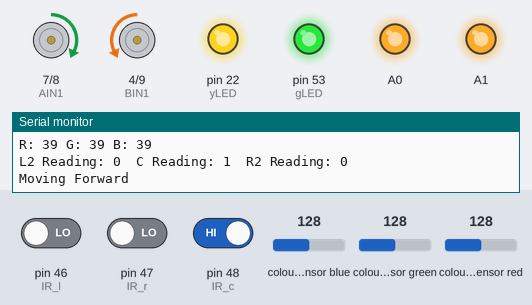
A sketch run on a simulated Arduino Mega 2560, built with avr-gcc and run on an emulated ATmega2560. On the bench: motor-driver pin pairs drawn as motors (green arrow = first pin HIGH = forward, orange = second pin HIGH = backward, longer = more drive, scaled by the enable pin), output pins drawn as LEDs (lit = HIGH), the last lines printed to the serial monitor. Wiring (inferred from the names in the program): TCS3200 colour sensor: output pin 43; S2 pin 44; S3 pin 42; S0 pin 41; S1 pin 40. The test bench sets the inputs (shaded band); at power-on: pin 46 (IR_l) LOW, pin 47 (IR_r) LOW, pin 48 (IR_c) HIGH, colour sensor blue 128, colour sensor green 128, colour sensor red 128. Pins used as bus, display or sensor lines are not drawn.

Above: at 1.9 s.
2.0 s: pin 46 (IR_l) driven HIGH
At 2.7 s:
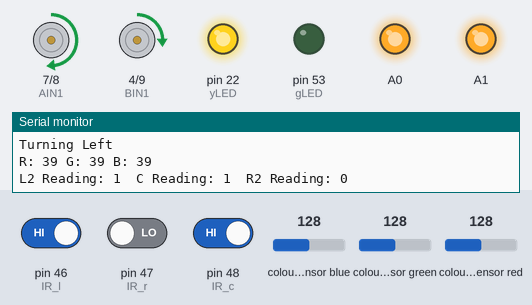
9.5 s: pin 46 (IR_l) driven LOW
At 10.7 s:
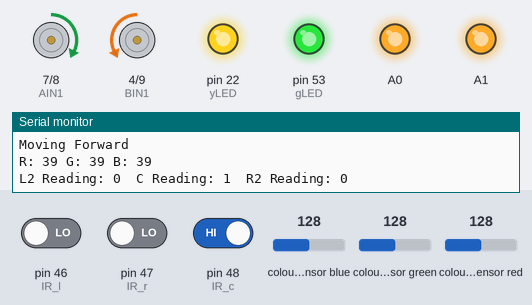
12.5 s: pin 47 (IR_r) driven HIGH
At 13.8 s:
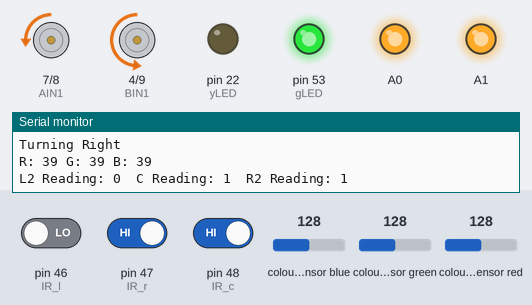
Timing chart, 0 to 15.1 s (numbered marks = the images above; inputs shaded):
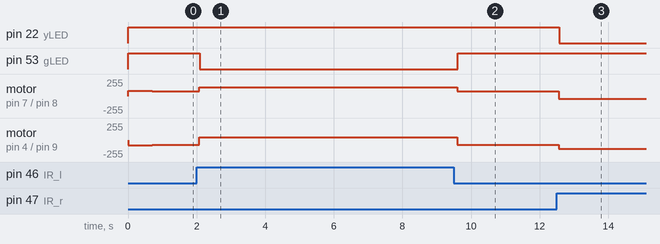

Measured:
- after the input at 2.0 s, pin 53 (gLED): HIGH → LOW after 0.09 s; motor on pin 7 (AIN1) / pin 8 (AIN2): forward 70/255 → forward 130/255 after 0.08 s; motor on pin 4 (BIN1) / pin 9 (BIN2): backward 70/255 → forward 40/255 after 0.08 s
- after the input at 9.5 s, pin 53 (gLED): LOW → HIGH after 0.12 s; motor on pin 7 (AIN1) / pin 8 (AIN2): forward 130/255 → forward 70/255 after 0.10 s; motor on pin 4 (BIN1) / pin 9 (BIN2): forward 40/255 → backward 70/255 after 0.10 s
- after the input at 12.5 s, pin 22 (yLED): HIGH → LOW after 0.08 s; motor on pin 7 (AIN1) / pin 8 (AIN2): forward 70/255 → backward 40/255 after 0.06 s; motor on pin 4 (BIN1) / pin 9 (BIN2): backward 70/255 → backward 130/255 after 0.06 s

The sketch:

robot.ino
```cpp
// Define the pins for Trigger and Echo for all Ultrasonic Sensors
const int US_l_trig = 25;   // Left ultrasonic trigger pin
const int US_l_echo = 24;   // Left ultrasonic echo pin
const int US_r_trig = 51;   // Right ultrasonic trigger pin
const int US_r_echo = 50;   // Right ultrasonic echo pin
const int US_f_trig = 38;   // Front ultrasonic trigger pin
const int US_f_echo = 39;   // Front ultrasonic echo pin

// Motor setup
#define PWM1 5
#define AIN1 7
#define AIN2 8
#define EN1 A0

#define PWM2 6
#define BIN1 4
#define BIN2 9
#define EN2 A1

// Pins defined for IR sensors
const int IR_l = 46; // Left IR sensor
const int IR_c = 48; // Center IR sensor
const int IR_r = 47; // Right IR sensor

// Color Sensor Pins (TCS3200)
const int S0 = 41;
const int S1 = 40;
const int S2 = 44;
const int S3 = 42;
const int OUT = 43;  // Output pin for the color sensor

// Blue detection range (calibrated values)
const int blueMin = 400;
const int blueMax = 600;

// LED direction indicators
const int yLED = 22;
const int gLED = 53;

// Motor speed configurations
int speed = 80;
const int rR_speed = 40;
const int lR_speed = 130;
const int rL_speed = 130;
const int lL_speed = 40;
const int brakeSpeed = 0; // Motor brake speed

// Define distance threshold for obstacle detection (in cm)
const int threshold = 17;

void setup() {
  // Set motor driver pins as output
  pinMode(AIN1, OUTPUT);
  pinMode(AIN2, OUTPUT);
  pinMode(PWM1, OUTPUT);
  pinMode(A0, OUTPUT);
  pinMode(BIN1, OUTPUT);
  pinMode(BIN2, OUTPUT);
  pinMode(PWM2, OUTPUT);
  pinMode(A1, OUTPUT);

  // Set ultrasonic sensor pins as output (trigger) and input (echo)
  pinMode(US_l_trig, OUTPUT);
  pinMode(US_l_echo, INPUT);
  pinMode(US_r_trig, OUTPUT);
  pinMode(US_r_echo, INPUT);
  pinMode(US_f_trig, OUTPUT);
  pinMode(US_f_echo, INPUT);

  // Set TCS3200 color sensor control pins as output
  pinMode(S0, OUTPUT);
  pinMode(S1, OUTPUT);
  pinMode(S2, OUTPUT);
  pinMode(S3, OUTPUT);
  pinMode(OUT, INPUT);

  // Set frequency scaling for color sensor to 20%
  digitalWrite(S0, HIGH);
  digitalWrite(S1, LOW);

  // Set IR sensor pins as input
  pinMode(IR_l, INPUT);
  pinMode(IR_c, INPUT);
  pinMode(IR_r, INPUT);

  // Set LED pins as output
  pinMode(gLED, OUTPUT);
  pinMode(yLED, OUTPUT);

  // Initialize serial communication for debugging
  Serial.begin(9600);

  // Start with moving forward
  forward_D();
  delay(700); // Give it some time before starting
  speed = 70; // Set default speed
}

void loop() {
  int c = digitalRead(IR_c); // Read center IR sensor
  int l = digitalRead(IR_l); // Read left IR sensor
  int r = digitalRead(IR_r); // Read right IR sensor

  // Check if robot is on the track, if not, use ultrasonic sensors and color sensor
  if (c == 0 && r == 0 && l == 0) {
    ultra_Sonic();  // Use ultrasonic sensors for obstacle detection
    color();        // Check for color (blue detection)
  } else {
    IR_sensor();    // Follow the track using IR sensors
    color();        // Check for color (blue detection)
  }
}

// Function to detect color using TCS3200
void color() {
  // Read RGB values from the color sensor
  int redValue = readColor(LOW, LOW);
  int greenValue = readColor(HIGH, HIGH);
  int blueValue = readColor(LOW, HIGH);

  // Print RGB values for debugging
  Serial.print("R: ");
  Serial.print(redValue);
  Serial.print(" G: ");
  Serial.print(greenValue);
  Serial.print(" B: ");
  Serial.println(blueValue);

  // Check if the color is blue within a specific range
  if (blueValue < 95 && redValue < 200 && redValue > 110 && greenValue < 170 && greenValue > 90) {
    brake_D();  // Stop the robot if blue is detected
    Serial.println("Blue detected. Stopping.");
    delay(20000);  // Stop for 20 seconds (or adjust as needed)
  }
}

// Function to read color values based on S2 and S3 pin states
int readColor(int S2State, int S3State) {
  digitalWrite(S2, S2State);
  digitalWrite(S3, S3State);
  delay(10);  // Small delay for stabilization
  return pulseIn(OUT, LOW);  // Measure the LOW pulse duration
}

// Function to handle ultrasonic sensor-based obstacle avoidance
void ultra_Sonic() {
  speed = 65;  // Set speed for obstacle avoidance

  // Measure distances from the ultrasonic sensors
  int distanceLeft = measureDistance(US_l_trig, US_l_echo);
  int distanceRight = measureDistance(US_r_trig, US_r_echo);
  int distanceFront = measureDistance(US_f_trig, US_f_echo);

  // Print distances for debugging
  Serial.print("Left Distance: ");
  Serial.print(distanceLeft);
  Serial.print(" cm, Front Distance: ");
  Serial.print(distanceFront);
  Serial.print(" cm, Right Distance: ");
  Serial.print(distanceRight);
  Serial.println(" cm");

  // Decision-making based on sensor readings
  if (distanceFront < threshold) {
    reverse_D();  // Reverse if obstacle is detected
    delay(600);    // Wait before deciding to turn

    // Turn depending on which side has more space
    if (distanceLeft < distanceRight) {
      right_D();
      delay(500);
    } else {
      left_D();
      delay(500);
    }
  } else if (distanceLeft < threshold) {
    right_D();  // Turn right if left side is blocked
  } else if (distanceRight < threshold) {
    left_D();   // Turn left if right side is blocked
  } else {
    forward_D();  // Move forward if no obstacles are detected
  }
}

// Function to measure distance using an ultrasonic sensor
int measureDistance(int trigPin, int echoPin) {
  digitalWrite(trigPin, LOW);
  delayMicroseconds(2);
  digitalWrite(trigPin, HIGH);
  delayMicroseconds(10);
  digitalWrite(trigPin, LOW);

  long duration = pulseIn(echoPin, HIGH);
  int distance = duration * 0.034 / 2;  // Convert duration to distance in cm
  return distance;
}

// Function to move the robot right
void right_D() {
  // Right motor: forward
  digitalWrite(A0, HIGH);
  digitalWrite(AIN2, HIGH);
  digitalWrite(AIN1, LOW);
  analogWrite(PWM1, rR_speed);

  // Left motor: reverse
  digitalWrite(A1, HIGH);
  digitalWrite(BIN1, LOW);
  digitalWrite(BIN2, HIGH);
  analogWrite(PWM2, lR_speed);

  Serial.println("Turning Right");
  digitalWrite(yLED, LOW);
  digitalWrite(gLED, HIGH);
}

// Function to move the robot left
void left_D() {
  // Right motor: reverse
  digitalWrite(A0, HIGH);
  digitalWrite(AIN1, HIGH);
  digitalWrite(AIN2, LOW);
  analogWrite(PWM1, rL_speed);

  // Left motor: forward
  digitalWrite(A1, HIGH);
  digitalWrite(BIN1, HIGH);
  digitalWrite(BIN2, LOW);
  analogWrite(PWM2, lL_speed);

  Serial.println("Turning Left");
  digitalWrite(yLED, HIGH);
  digitalWrite(gLED, LOW);
}

// Function to move the robot forward
void forward_D() {
  // Right motor: forward
  digitalWrite(A0, HIGH);
  digitalWrite(AIN1, HIGH);
  digitalWrite(AIN2, LOW);
  analogWrite(PWM1, speed);

  // Left motor: forward
  digitalWrite(A1, HIGH);
  digitalWrite(BIN1, LOW);
  digitalWrite(BIN2, HIGH);
  analogWrite(PWM2, speed);

  Serial.println("Moving Forward");
  digitalWrite(yLED, HIGH);
  digitalWrite(gLED, HIGH);
}

// Function to reverse the robot
void reverse_D() {
  // Right motor: reverse
  digitalWrite(A0, HIGH);
  digitalWrite(AIN1, LOW);
  digitalWrite(AIN2, HIGH);
  analogWrite(PWM1, speed);

  // Left motor: reverse
  digitalWrite(A1, HIGH);
  digitalWrite(BIN1, HIGH);
  digitalWrite(BIN2, LOW);
  analogWrite(PWM2, speed);

  Serial.println("Reversing");
  digitalWrite(yLED, LOW);
  digitalWrite(gLED, LOW);
}

// Function to read IR sensors and follow the line
void IR_sensor() {
  int l2 = digitalRead(IR_l);
  int c = digitalRead(IR_c);
  int r2 = digitalRead(IR_r);

  Serial.print("L2 Reading: ");
  Serial.print(l2);
  Serial.print("  C Reading: ");
  Serial.print(c);
  Serial.print("  R2 Reading: ");
  Serial.println(r2);

  if (l2 == 1) {
    left_D();  // Turn left if the left sensor detects the line
  } else if (r2 == 1) {
    right_D(); // Turn right if the right sensor detects the line
  } else if (l2 == 0 && r2 == 0) {
    forward_D(); // Move forward if both sensors detect the line
  }
}

// Function to stop the robot
void brake_D() {
  // Right motor: stop
  digitalWrite(A0, HIGH);
  digitalWrite(AIN1, LOW);
  digitalWrite(AIN2, LOW);
  analogWrite(PWM1, brakeSpeed);

  // Left motor: stop
  digitalWrite(A1, HIGH);
  digitalWrite(BIN1, LOW);
  digitalWrite(BIN2, LOW);
  analogWrite(PWM2, brakeSpeed);

  Serial.println("Stopped");
  digitalWrite(yLED, LOW);
  digitalWrite(gLED, LOW);
}
```
